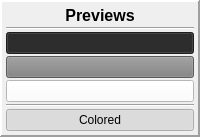
        <widget class="QFrame" name="frame_1">
         <property name="sizePolicy">
          <sizepolicy hsizetype="Fixed" vsizetype="Preferred">
           <horstretch>0</horstretch>
           <verstretch>0</verstretch>
          </sizepolicy>
         </property>
         <property name="frameShape">
          <enum>QFrame::Panel</enum>
         </property>
         <property name="frameShadow">
          <enum>QFrame::Raised</enum>
         </property>
         <property name="lineWidth">
          <number>2</number>
         </property>
         <property name="midLineWidth">
          <number>0</number>
         </property>
         <layout class="QVBoxLayout" name="verticalLayout_4">
          <property name="spacing">
           <number>2</number>
          </property>
          <property name="leftMargin">
           <number>4</number>
          </property>
          <property name="topMargin">
           <number>4</number>
          </property>
          <property name="rightMargin">
           <number>4</number>
          </property>
          <property name="bottomMargin">
           <number>4</number>
          </property>
          <item>
           <widget class="QLabel" name="label_6">
            <property name="sizePolicy">
             <sizepolicy hsizetype="Preferred" vsizetype="Fixed">
              <horstretch>0</horstretch>
              <verstretch>0</verstretch>
             </sizepolicy>
            </property>
            <property name="font">
             <font>
              <pointsize>12</pointsize>
              <weight>75</weight>
              <bold>true</bold>
             </font>
            </property>
            <property name="text">
             <string>Previews</string>
            </property>
            <property name="alignment">
             <set>Qt::AlignCenter</set>
            </property>
           </widget>
          </item>
          <item>
           <widget class="Line" name="line">
            <property name="sizePolicy">
             <sizepolicy hsizetype="Minimum" vsizetype="Fixed">
              <horstretch>0</horstretch>
              <verstretch>0</verstretch>
             </sizepolicy>
            </property>
            <property name="minimumSize">
             <size>
              <width>10</width>
              <height>0</height>
             </size>
            </property>
            <property name="midLineWidth">
             <number>0</number>
            </property>
            <property name="orientation">
             <enum>Qt::Horizontal</enum>
            </property>
           </widget>
          </item>
          <item>
           <widget class="QPushButton" name="push_bg_black">
            <property name="sizePolicy">
             <sizepolicy hsizetype="Preferred" vsizetype="Expanding">
              <horstretch>0</horstretch>
              <verstretch>0</verstretch>
             </sizepolicy>
            </property>
            <property name="minimumSize">
             <size>
              <width>30</width>
              <height>0</height>
             </size>
            </property>
            <property name="focusPolicy">
             <enum>Qt::NoFocus</enum>
            </property>
            <property name="styleSheet">
             <string notr="true">background-color: rgb(40,40,40);</string>
            </property>
            <property name="text">
             <string/>
            </property>
            <property name="checkable">
             <bool>true</bool>
            </property>
            <property name="checked">
             <bool>true</bool>
            </property>
            <attribute name="buttonGroup">
             <string notr="true">mode_buttons</string>
            </attribute>
           </widget>
          </item>
          <item>
           <widget class="QPushButton" name="push_bg_gray">
            <property name="sizePolicy">
             <sizepolicy hsizetype="Preferred" vsizetype="Expanding">
              <horstretch>0</horstretch>
              <verstretch>0</verstretch>
             </sizepolicy>
            </property>
            <property name="minimumSize">
             <size>
              <width>30</width>
              <height>0</height>
             </size>
            </property>
            <property name="focusPolicy">
             <enum>Qt::NoFocus</enum>
            </property>
            <property name="styleSheet">
             <string notr="true">background-color: rgb(128,128,128);</string>
            </property>
            <property name="text">
             <string/>
            </property>
            <property name="checkable">
             <bool>true</bool>
            </property>
            <property name="checked">
             <bool>false</bool>
            </property>
            <attribute name="buttonGroup">
             <string notr="true">mode_buttons</string>
            </attribute>
           </widget>
          </item>
          <item>
           <widget class="QPushButton" name="push_bg_white">
            <property name="sizePolicy">
             <sizepolicy hsizetype="Preferred" vsizetype="Expanding">
              <horstretch>0</horstretch>
              <verstretch>0</verstretch>
             </sizepolicy>
            </property>
            <property name="minimumSize">
             <size>
              <width>30</width>
              <height>0</height>
             </size>
            </property>
            <property name="focusPolicy">
             <enum>Qt::NoFocus</enum>
            </property>
            <property name="styleSheet">
             <string notr="true">background-color: rgb(255,255,255);
</string>
            </property>
            <property name="text">
             <string/>
            </property>
            <property name="iconSize">
             <size>
              <width>12</width>
              <height>12</height>
             </size>
            </property>
            <property name="checkable">
             <bool>true</bool>
            </property>
            <attribute name="buttonGroup">
             <string notr="true">mode_buttons</string>
            </attribute>
           </widget>
          </item>
          <item>
           <widget class="Line" name="line_3">
            <property name="sizePolicy">
             <sizepolicy hsizetype="Minimum" vsizetype="Fixed">
              <horstretch>0</horstretch>
              <verstretch>0</verstretch>
             </sizepolicy>
            </property>
            <property name="minimumSize">
             <size>
              <width>10</width>
              <height>0</height>
             </size>
            </property>
            <property name="midLineWidth">
             <number>0</number>
            </property>
            <property name="orientation">
             <enum>Qt::Horizontal</enum>
            </property>
           </widget>
          </item>
          <item>
           <widget class="QPushButton" name="push_colored">
            <property name="sizePolicy">
             <sizepolicy hsizetype="Preferred" vsizetype="Fixed">
              <horstretch>0</horstretch>
              <verstretch>0</verstretch>
             </sizepolicy>
            </property>
            <property name="focusPolicy">
             <enum>Qt::NoFocus</enum>
            </property>
            <property name="text">
             <string>Colored</string>
            </property>
            <property name="checkable">
             <bool>true</bool>
            </property>
            <property name="checked">
             <bool>true</bool>
            </property>
           </widget>
          </item>
         </layout>
        </widget>
